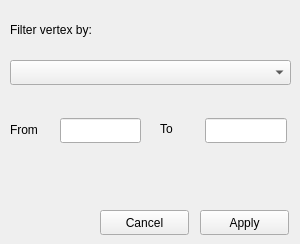
       <widget class="QWidget" name="filterTab">
        <attribute name="title">
         <string>Filter</string>
        </attribute>
        <widget class="QLabel" name="label_25">
         <property name="geometry">
          <rect>
           <x>10</x>
           <y>20</y>
           <width>131</width>
           <height>20</height>
          </rect>
         </property>
         <property name="text">
          <string>Filter vertex by:</string>
         </property>
        </widget>
        <widget class="QPushButton" name="cancelFilterBtn">
         <property name="geometry">
          <rect>
           <x>100</x>
           <y>210</y>
           <width>89</width>
           <height>25</height>
          </rect>
         </property>
         <property name="text">
          <string>Cancel</string>
         </property>
        </widget>
        <widget class="QPushButton" name="applyFilterBtn">
         <property name="geometry">
          <rect>
           <x>200</x>
           <y>210</y>
           <width>89</width>
           <height>25</height>
          </rect>
         </property>
         <property name="text">
          <string>Apply</string>
         </property>
        </widget>
        <widget class="QComboBox" name="filterVertexComboBox">
         <property name="geometry">
          <rect>
           <x>10</x>
           <y>60</y>
           <width>281</width>
           <height>25</height>
          </rect>
         </property>
        </widget>
        <widget class="QLineEdit" name="toLineEdit">
         <property name="geometry">
          <rect>
           <x>205</x>
           <y>118</y>
           <width>82</width>
           <height>25</height>
          </rect>
         </property>
        </widget>
        <widget class="QLineEdit" name="fromLineEdit">
         <property name="geometry">
          <rect>
           <x>60</x>
           <y>118</y>
           <width>81</width>
           <height>25</height>
          </rect>
         </property>
        </widget>
        <widget class="QLabel" name="fromLabel">
         <property name="geometry">
          <rect>
           <x>10</x>
           <y>120</y>
           <width>41</width>
           <height>20</height>
          </rect>
         </property>
         <property name="text">
          <string>From</string>
         </property>
        </widget>
        <widget class="QLabel" name="toLabel">
         <property name="geometry">
          <rect>
           <x>160</x>
           <y>120</y>
           <width>31</width>
           <height>17</height>
          </rect>
         </property>
         <property name="text">
          <string>To</string>
         </property>
        </widget>
       </widget>
